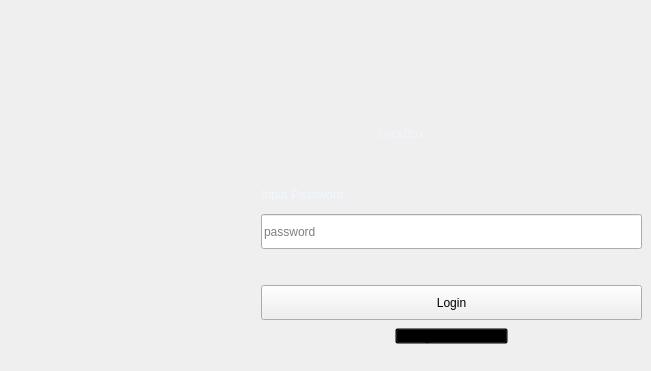
      <widget class="QWidget" name="loginpage">
       <widget class="QLabel" name="label_4">
        <property name="geometry">
         <rect>
          <x>360</x>
          <y>119</y>
          <width>121</width>
          <height>30</height>
         </rect>
        </property>
        <property name="maximumSize">
         <size>
          <width>16777215</width>
          <height>30</height>
         </size>
        </property>
        <property name="styleSheet">
         <string notr="true">font: 20pt &quot;Segoe UI&quot;;
color:rgba(240, 247, 255,0.7);
padding-left: 15px;
text-align:center;</string>
        </property>
        <property name="text">
         <string>LockBox</string>
        </property>
       </widget>
       <widget class="QWidget" name="">
        <property name="geometry">
         <rect>
          <x>261</x>
          <y>171</y>
          <width>381</width>
          <height>191</height>
         </rect>
        </property>
        <layout class="QVBoxLayout" name="verticalLayout_4">
         <property name="spacing">
          <number>20</number>
         </property>
         <item>
          <layout class="QVBoxLayout" name="verticalLayout">
           <property name="spacing">
            <number>10</number>
           </property>
           <item>
            <widget class="QLabel" name="label_3">
             <property name="maximumSize">
              <size>
               <width>16777215</width>
               <height>20</height>
              </size>
             </property>
             <property name="styleSheet">
              <string notr="true">font: 12pt &quot;Segoe UI&quot;;
color:rgb(240, 247, 255);
background:transparent;
</string>
             </property>
             <property name="text">
              <string>Input Password</string>
             </property>
            </widget>
           </item>
           <item>
            <widget class="QLineEdit" name="stack_1_password_input">
             <property name="minimumSize">
              <size>
               <width>30</width>
               <height>35</height>
              </size>
             </property>
             <property name="maximumSize">
              <size>
               <width>16777215</width>
               <height>30</height>
              </size>
             </property>
             <property name="styleSheet">
              <string notr="true"/>
             </property>
             <property name="placeholderText">
              <string>password</string>
             </property>
            </widget>
           </item>
          </layout>
         </item>
         <item>
          <layout class="QVBoxLayout" name="verticalLayout_3">
           <property name="spacing">
            <number>10</number>
           </property>
           <item>
            <widget class="QPushButton" name="stack_1_login_btn">
             <property name="minimumSize">
              <size>
               <width>0</width>
               <height>35</height>
              </size>
             </property>
             <property name="maximumSize">
              <size>
               <width>16777215</width>
               <height>30</height>
              </size>
             </property>
             <property name="styleSheet">
              <string notr="true"/>
             </property>
             <property name="text">
              <string>Login</string>
             </property>
             <property name="checkable">
              <bool>true</bool>
             </property>
             <property name="autoExclusive">
              <bool>true</bool>
             </property>
            </widget>
           </item>
           <item alignment="Qt::AlignmentFlag::AlignHCenter">
            <widget class="QPushButton" name="pushButton">
             <property name="styleSheet">
              <string notr="true">
QPushButton {
padding:0;
background:transparent;
padding: 0 10px;
}

QPushButton:hover {
  color:white;
}</string>
             </property>
             <property name="text">
              <string>Forgot Password</string>
             </property>
            </widget>
           </item>
          </layout>
         </item>
        </layout>
       </widget>
      </widget>
